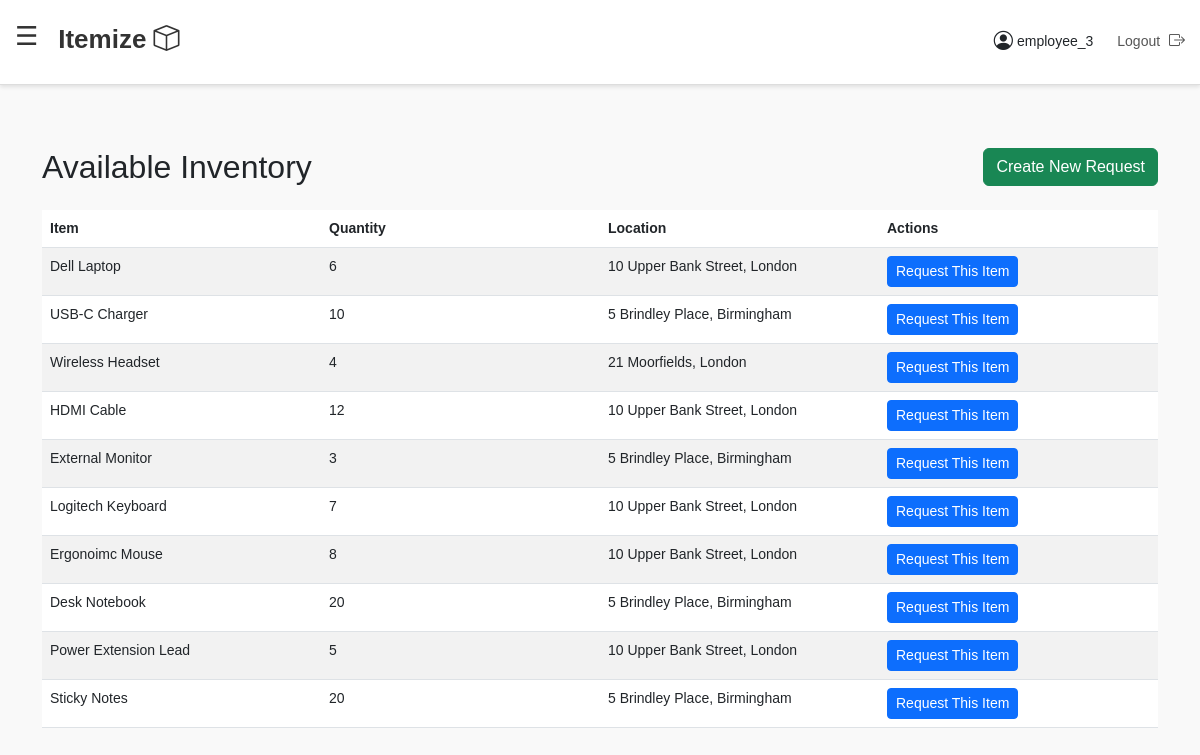
The app's page /available-inventory/ (signed in) with its own data.
### inventory/models.py (models this page shows, shortened)
class InventoryItem(models.Model):
    name = models.CharField(max_length=100)
    category = models.CharField(max_length=100)
    quantity = models.PositiveIntegerField(default=0)
    location = models.CharField(max_length=100)
    description = models.TextField(blank=True)
    added = models.DateTimeField(auto_now_add=True)
    class Meta:
        verbose_name = 'Inventory Item'
        verbose_name_plural = 'Inventory Items'
        db_table = 'inventory_item'

### inventory/views.py (the view)
# urls.py: path('available-inventory/', views.available_inventory, name='available_inventory'),
@login_required
def available_inventory(request):
    items = InventoryItem.objects.filter(quantity__gt=0)
    return render(request, 'available_inventory.html', {'items': items})

### templates/available_inventory.html (shortened to what this page needs)
{% extends "base.html" %}
{% block content %}
<div class="container mt-5">
    <div class="toolbar d-flex justify-content-between align-items-center mb-4">
        <h2 class="m-0">Available Inventory</h2>
        <a href="{% url 'create_request' %}" class="btn btn-success">Create New Request</a>
    </div>
    {% if items.count == 0 %}
        <p>No inventory items available at the moment.</p>
    {% else %}
        <div class="table-responsive">
            <table class="table table-striped">
                <thead>
                    <tr>
                        <th>Item</th>
                        <th>Quantity</th>
                        <th>Location</th>
                        <th>Actions</th>
                    </tr>
                </thead>
                <tbody>
                    {% for item in items %}
                    <tr>
                        <td>{{ item.name }}</td>
                        <td>{{ item.quantity }}</td>
                        <td>{{ item.location }}</td>
                        <td>
                            <a href="{% url 'create_request' %}?item_id={{ item.id }}" class="btn btn-primary btn-sm">
                                Request This Item
                            </a>
                        </td>
                    </tr>
                    {% endfor %}
                </tbody>
            </table>
        </div>
    {% endif %}
</div>
{% endblock %}

### templates/base.html (shortened to what this page needs)
<!DOCTYPE html>
<html lang="en">
<head>
    <link href="https://cdn.jsdelivr.net/npm/bootstrap@5.3.0/dist/css/bootstrap.min.css" rel="stylesheet">
    <link href="https://cdnjs.cloudflare.com/ajax/libs/font-awesome/6.4.0/css/all.min.css" rel="stylesheet">
    <link href="https://cdn.jsdelivr.net/npm/bootstrap-icons/font/bootstrap-icons.css" rel="stylesheet">
</head>
<body>
<nav class="navbar d-flex align-items-center justify-content-between">
    <div>
        <span id="hamburgerIcon" class="hamburger-icon">☰</span>
        <a href="{% url 'dashboard' %}" class="navbar-brand ms-3">
            Itemize <i class="bi bi-box"></i>
        </a>
    </div>
    <div class="d-flex align-items-center">
        <span class="profile-section d-flex align-items-center me-4">
            <i class="bi bi-person-circle me-1" style="font-size: 1.2rem;"></i>
            {{ request.user.username }}
        </span>
        <a href="{% url 'logout' %}" class="logout">
            Logout <i class="bi bi-box-arrow-right"></i>
        </a>
    </div>
</nav>
<div class="main-content">
    {% block content %}
    {% endblock %}
</div>
</body>
</html>

### templates/base.html (style rules this page uses)
table { table-layout: fixed; width: 100%; }
th, td { text-align: left; vertical-align: top; }
body { margin: 0; font-size: 14px; font-family: Arial, sans-serif; background-color: #f9f9f9; }
.navbar { background-color: #ffffff; box-shadow: 0 2px 4px rgba(0, 0, 0, 0.1); border-bottom: 1px solid #ddd; padding: 20px 15px; position: fixed; top: 0; left: 0; width: 100%; z-index: 1000; }
.navbar .navbar-brand { font-size: 26px; font-weight: bold; color: #333; text-decoration: none; }
.profile-section, .logout { font-size: 14px; }
.logout i { margin-left: 5px; font-size: 16px; }
.hamburger-icon { font-size: 26px; cursor: pointer; position: relative; top: -7.5px; color: #333; }
.main-content { margin-top: 80px; padding: 20px; }
.logout { font-size: 14px; text-decoration: none; color: #555; margin-top: -1.9px; }
.profile-section { margin-top: 0px; }
.hamburger-icon { font-size: 26px; cursor: pointer; position: relative; top: -7.5px; vertical-align: middle; user-select: none; color: #333; }

### records on screen
InventoryItem: name "Dell Laptop", quantity "6", location "10 Upper Bank Street, London"
InventoryItem: name "USB-C Charger", quantity "10", location "5 Brindley Place, Birmingham"
InventoryItem: name "Wireless Headset", quantity "4", location "21 Moorfields, London"
InventoryItem: name "HDMI Cable", quantity "12", location "10 Upper Bank Street, London"
InventoryItem: name "External Monitor", quantity "3", location "5 Brindley Place, Birmingham"
InventoryItem: name "Logitech Keyboard", quantity "7", location "10 Upper Bank Street, London"
InventoryItem: name "Ergonoimc Mouse", quantity "8", location "10 Upper Bank Street, London"
InventoryItem: name "Desk Notebook", quantity "20", location "5 Brindley Place, Birmingham"
InventoryItem: name "Power Extension Lead", quantity "5", location "10 Upper Bank Street, London"
InventoryItem: name "Sticky Notes", quantity "20", location "5 Brindley Place, Birmingham"

### other values on screen
{{ request.user.username }} "employee_3"
